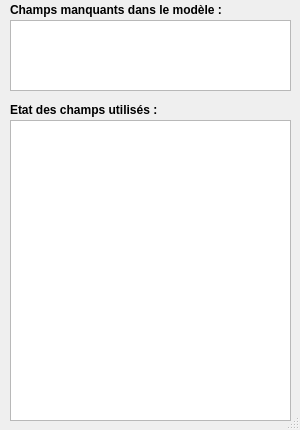
<?xml version="1.0" encoding="UTF-8"?>
<ui version="4.0">
 <class>DialogAide</class>
 <widget class="QDialog" name="DialogAide">
  <property name="windowModality">
   <enum>Qt::ApplicationModal</enum>
  </property>
  <property name="geometry">
   <rect>
    <x>0</x>
    <y>0</y>
    <width>300</width>
    <height>430</height>
   </rect>
  </property>
  <property name="minimumSize">
   <size>
    <width>300</width>
    <height>430</height>
   </size>
  </property>
  <property name="maximumSize">
   <size>
    <width>300</width>
    <height>430</height>
   </size>
  </property>
  <property name="contextMenuPolicy">
   <enum>Qt::NoContextMenu</enum>
  </property>
  <property name="windowTitle">
   <string/>
  </property>
  <property name="windowIcon">
   <iconset>
    <normaloff>icons/icon_principal.PNG</normaloff>icons/icon_principal.PNG</iconset>
  </property>
  <property name="sizeGripEnabled">
   <bool>true</bool>
  </property>
  <property name="modal">
   <bool>true</bool>
  </property>
  <widget class="QLabel" name="label">
   <property name="geometry">
    <rect>
     <x>10</x>
     <y>0</y>
     <width>311</width>
     <height>20</height>
    </rect>
   </property>
   <property name="font">
    <font>
     <weight>75</weight>
     <bold>true</bold>
    </font>
   </property>
   <property name="text">
    <string>Champs manquants dans le modèle :</string>
   </property>
  </widget>
  <widget class="QLabel" name="label_2">
   <property name="geometry">
    <rect>
     <x>10</x>
     <y>100</y>
     <width>311</width>
     <height>20</height>
    </rect>
   </property>
   <property name="font">
    <font>
     <weight>75</weight>
     <bold>true</bold>
    </font>
   </property>
   <property name="text">
    <string>Etat des champs utilisés : </string>
   </property>
  </widget>
  <widget class="QTextEdit" name="textEdit_champs_manquants">
   <property name="geometry">
    <rect>
     <x>10</x>
     <y>20</y>
     <width>281</width>
     <height>71</height>
    </rect>
   </property>
   <property name="readOnly">
    <bool>true</bool>
   </property>
  </widget>
  <widget class="QTableWidget" name="tableWidget_etat_champs">
   <property name="geometry">
    <rect>
     <x>10</x>
     <y>120</y>
     <width>281</width>
     <height>301</height>
    </rect>
   </property>
  </widget>
 </widget>
 <resources/>
 <connections/>
</ui>
